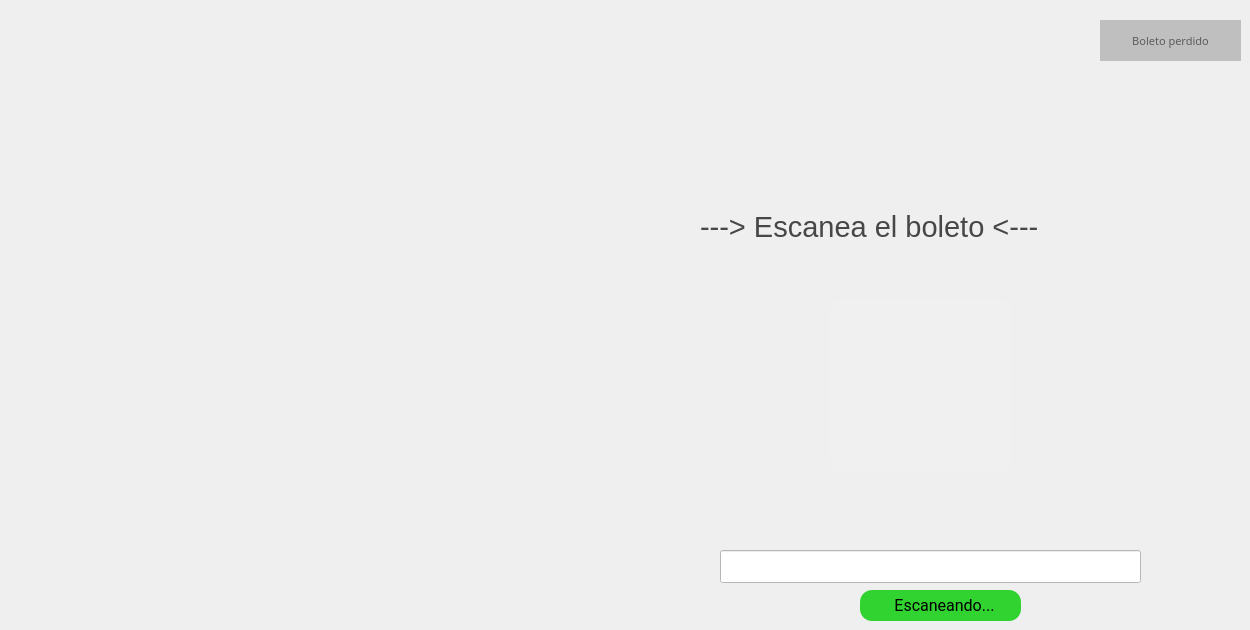
   <widget class="QWidget" name="page_5">
    <widget class="QPushButton" name="bcamara">
     <property name="geometry">
      <rect>
       <x>860</x>
       <y>590</y>
       <width>161</width>
       <height>31</height>
      </rect>
     </property>
     <property name="font">
      <font>
       <family>Roboto</family>
       <pointsize>12</pointsize>
       <weight>50</weight>
       <italic>false</italic>
       <bold>false</bold>
       <underline>false</underline>
      </font>
     </property>
     <property name="styleSheet">
      <string notr="true">background-color:rgb(48, 211, 48);
color:rgb(0, 0, 0);
border-radius:12%</string>
     </property>
     <property name="text">
      <string>  Escaneando...</string>
     </property>
     <property name="icon">
      <iconset>
       <normaloff>../iconos/loading.png</normaloff>../iconos/loading.png</iconset>
     </property>
     <property name="iconSize">
      <size>
       <width>30</width>
       <height>30</height>
      </size>
     </property>
     <property name="default">
      <bool>false</bool>
     </property>
     <property name="flat">
      <bool>false</bool>
     </property>
    </widget>
    <widget class="QPushButton" name="bperdido">
     <property name="geometry">
      <rect>
       <x>1100</x>
       <y>20</y>
       <width>141</width>
       <height>41</height>
      </rect>
     </property>
     <property name="font">
      <font>
       <family>Sans</family>
       <pointsize>8</pointsize>
       <weight>50</weight>
       <italic>false</italic>
       <bold>false</bold>
       <underline>false</underline>
      </font>
     </property>
     <property name="toolTip">
      <string>Ayuda</string>
     </property>
     <property name="whatsThis">
      <string extracomment="help"/>
     </property>
     <property name="styleSheet">
      <string notr="true">background-color:rgb(240, 240, 240);
color:rgb(93, 93, 93);
background-color:rgb(191, 191, 191)
;border-radius:10%;
border-radius:80%</string>
     </property>
     <property name="text">
      <string>Boleto perdido</string>
     </property>
     <property name="icon">
      <iconset>
       <normaloff>../iconos/help-round-button.png</normaloff>../iconos/help-round-button.png</iconset>
     </property>
     <property name="iconSize">
      <size>
       <width>40</width>
       <height>40</height>
      </size>
     </property>
     <property name="toolTipDuration" stdset="0">
      <number>3</number>
     </property>
    </widget>
    <widget class="QLineEdit" name="lscan">
     <property name="geometry">
      <rect>
       <x>720</x>
       <y>550</y>
       <width>421</width>
       <height>33</height>
      </rect>
     </property>
     <property name="styleSheet">
      <string notr="true">background-color:white;
color:black;</string>
     </property>
    </widget>
    <widget class="QPushButton" name="lll_2">
     <property name="geometry">
      <rect>
       <x>830</x>
       <y>300</y>
       <width>181</width>
       <height>171</height>
      </rect>
     </property>
     <property name="sizePolicy">
      <sizepolicy hsizetype="Minimum" vsizetype="Expanding">
       <horstretch>0</horstretch>
       <verstretch>0</verstretch>
      </sizepolicy>
     </property>
     <property name="font">
      <font>
       <family>Ubuntu Mono</family>
       <pointsize>16</pointsize>
       <weight>75</weight>
       <italic>false</italic>
       <bold>true</bold>
       <underline>false</underline>
      </font>
     </property>
     <property name="toolTip">
      <string>Ayuda</string>
     </property>
     <property name="whatsThis">
      <string extracomment="help"/>
     </property>
     <property name="styleSheet">
      <string notr="true">background-color:rgb(240, 240, 240);
color:rgb(93, 93, 93);
border-radius:10%;
background-image: url(/home/pi/Documents/eum/app/iconos/outputQR.png); 
background-atachment:fixed;
background-repeat:no-repeat;
background-position:center;
</string>
     </property>
     <property name="text">
      <string/>
     </property>
     <property name="iconSize">
      <size>
       <width>50</width>
       <height>50</height>
      </size>
     </property>
     <property name="toolTipDuration" stdset="0">
      <number>3</number>
     </property>
    </widget>
    <widget class="QLabel" name="avisoInserta">
     <property name="geometry">
      <rect>
       <x>700</x>
       <y>210</y>
       <width>531</width>
       <height>31</height>
      </rect>
     </property>
     <property name="font">
      <font>
       <family>Segoe UI</family>
       <pointsize>22</pointsize>
       <weight>50</weight>
       <italic>false</italic>
       <bold>false</bold>
      </font>
     </property>
     <property name="styleSheet">
      <string notr="true">background-color:transparent;
color:rgb(71, 71, 71)
</string>
     </property>
     <property name="text">
      <string>---&gt; Escanea el boleto &lt;---</string>
     </property>
    </widget>
   </widget>
